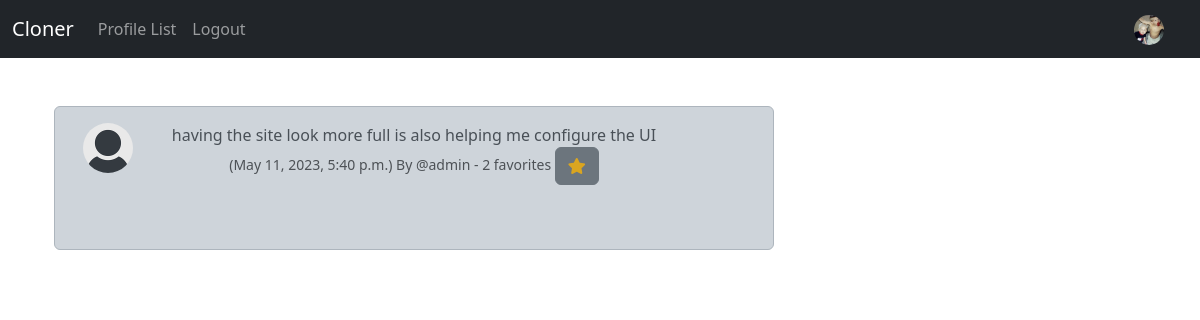
Page /show_chirp/8 (signed in) on the committed database.
### cloner/models.py (models this page shows, shortened)
class Profile(models.Model):
    user = models.OneToOneField(User, on_delete=models.CASCADE)
    follows = models.ManyToManyField("self",
        related_name="followed_by",
        symmetrical=False,
        blank=True)
    date_modified = models.DateTimeField(User, auto_now=True)
    profile_pic = models.ImageField(null=True, blank=True, upload_to="images/")
    profile_bio = models.CharField(null=True, blank=True, max_length=100)

class Chirp(models.Model):
    user = models.ForeignKey(
        User, related_name="chirps",
        on_delete=models.DO_NOTHING
    )
    body = models.CharField(max_length=200)
    created_at = models.DateTimeField(auto_now=True)
    favorites = models.ManyToManyField(User, related_name='chirp_like', blank=True)
    def total_faves(self):
        total = 0
        total = self.favorites.count()
        return total

### cloner/views.py (the view)
# urls.py: path('show_chirp/<int:pk>', views.show_chirp, name='show_chirp'),
def show_chirp(request, pk):
    chirp = get_object_or_404(Chirp, id=pk)
    if chirp:
        return render(request, 'show_chirp.html', {'chirp':chirp})
    else:
        messages.success(request, ("That Chirp Doesn't Exist"))
        return redirect('home')

### cloner/templates/show_chirp.html (shortened to what this page needs)
{% extends 'base.html' %}
{% load static %}
{% block content %}
<div class="container text-center">
  <div class="row">
      <div class="col-8">
    <br/>
    <div class="alert alert-dark" role="alert">
      <div class="container">
        <div class="row">
            <div class="col-1">
                {% if chirp.user.profile.profile_pic %}
                <img src="{{ chirp.user.profile.profile_pic.url }}" width="50" height="50"
                class="rounded-circle">
                {% else %}
                <img src="{% static 'images/default_profile_pic.png' %}" width="50" height="50" class="rounded-circle">
                {% endif %}
            </div>
      <div class="col-10">
        {{chirp.body}}<br/>
        <small class="text-muted">
          ({{ chirp.created_at }}) By
          @{{ chirp.user.username }}
           - {{ chirp.total_faves }} favorites
          {% if user in chirp.favorites.all %}
          <a href="{% url 'chirp_fave' chirp.id %}"><button class="btn btn-secondary"><i class="fas fa-star" style="color: goldenrod;"></i></button></a>
          {% else %}
          <a href="{% url 'chirp_fave' chirp.id %}"><button class="btn btn-secondary"><i class="far fa-star" style="color: goldenrod;"></i></button></a>
          {% endif %}
        </small>
      </div>
    </div>
    </div>
        <br/><br/>
      </div>
</div>
<div class="col-4">
            <br/><br/><br/>
</div>
{% endblock %}

### cloner/templates/navbar.html (shortened to what this page needs)
{% load static %}
<nav class="navbar navbar-expand-lg navbar-dark bg-dark">
    <div class="container-fluid">
      <a class="navbar-brand" href="{% url 'home' %}">Cloner</a>
      <div class="collapse navbar-collapse" id="navbarSupportedContent">
        <ul class="navbar-nav me-auto mb-2 mb-lg-0">
          <li class="nav-item">
            <a class="nav-link" href="{% url 'profile_list' %}">Profile List</a>
          </li>
          {% if user.is_authenticated %}
          <li class="nav-item">
            <a class="nav-link" href="{% url 'logout'  %}">Logout</a>
          </li>
          {% endif %}
        </ul>
        {% if user.is_authenticated %}
        <ul class="navbar-nav ml-auto">
          <li class="nav-link navbar-brand">
            <a href="{% url 'profile' request.user.id %}">
              {% if user.profile.profile_pic %}
              <img src="{{ user.profile.profile_pic.url }}" class="rounded-circle" width="30">
              {% else %}
              <img src="{% static 'images/default_profile_pic.png' %}" class="img-fluid rounded-start" width="30">
              {% endif %}
            </a>
          </li>
        </ul>
        {% endif %}
      </div>
    </div>
  </nav>

### rows in the picture
Chirp: user.profile.profile_pic (placeholder picture), body "having the site look more full is also helping me configure the UI", created_at "May 11, 2023, 5:40 p.m.", user.username "admin", total_faves "2"
